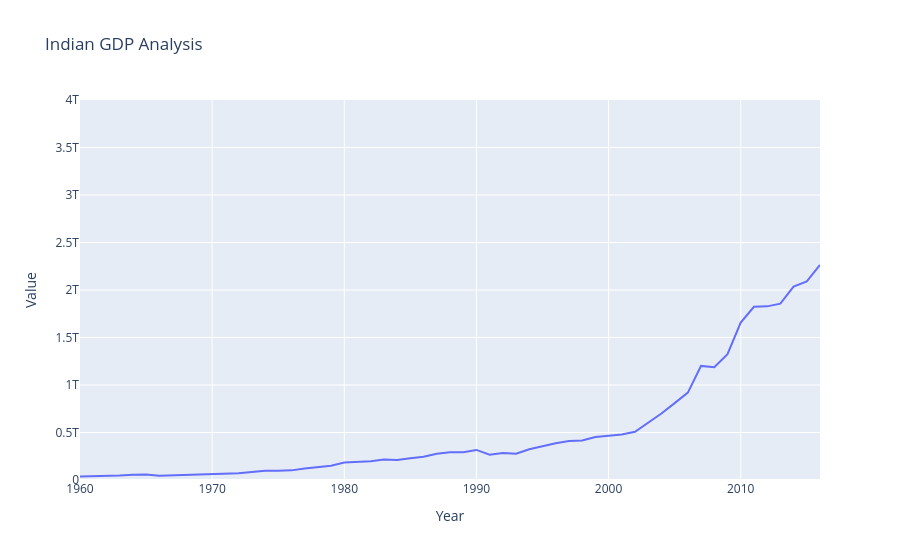

Notebook code cell kept with this figure:
### Code cell
df_pr=df[df['CountryName']=='India']
fig=px.line(df_pr,x='Year',y='Value',title='Indian GDP Analysis',range_y=[0,4000000000000])
fig
